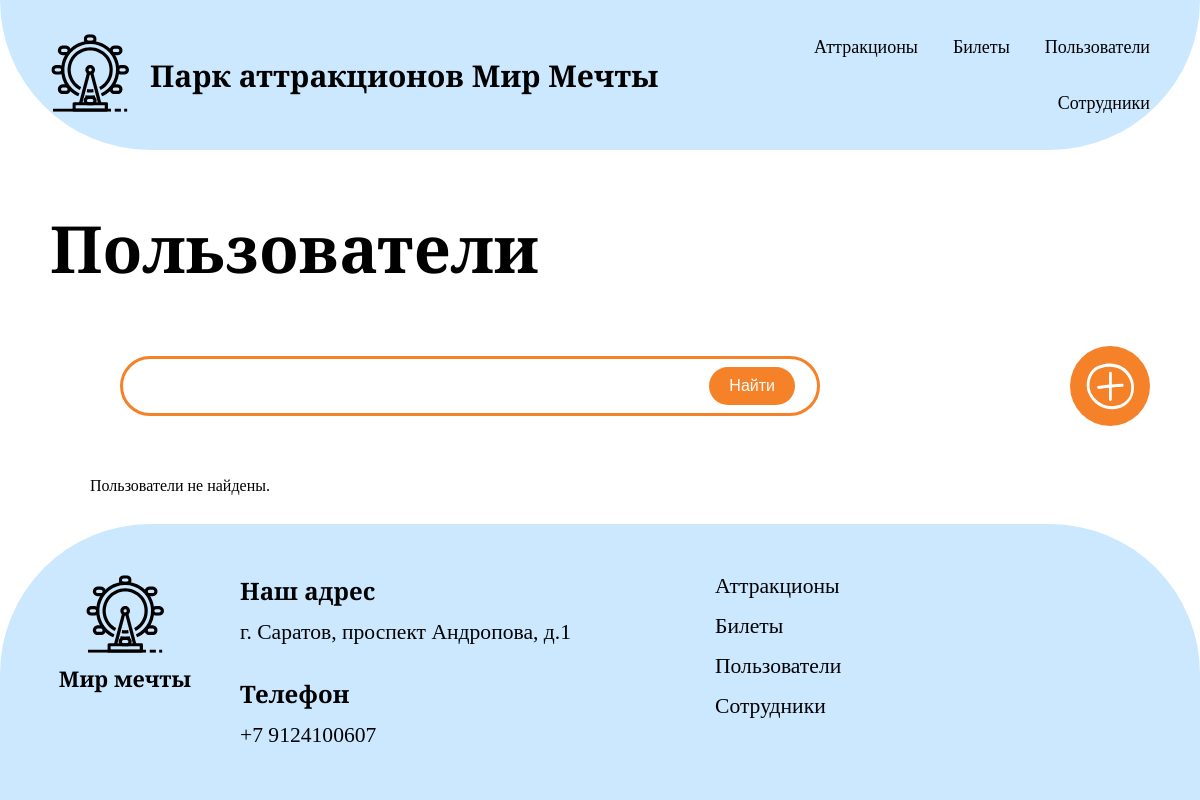
/users/, run on an earlier commit of the app's database.
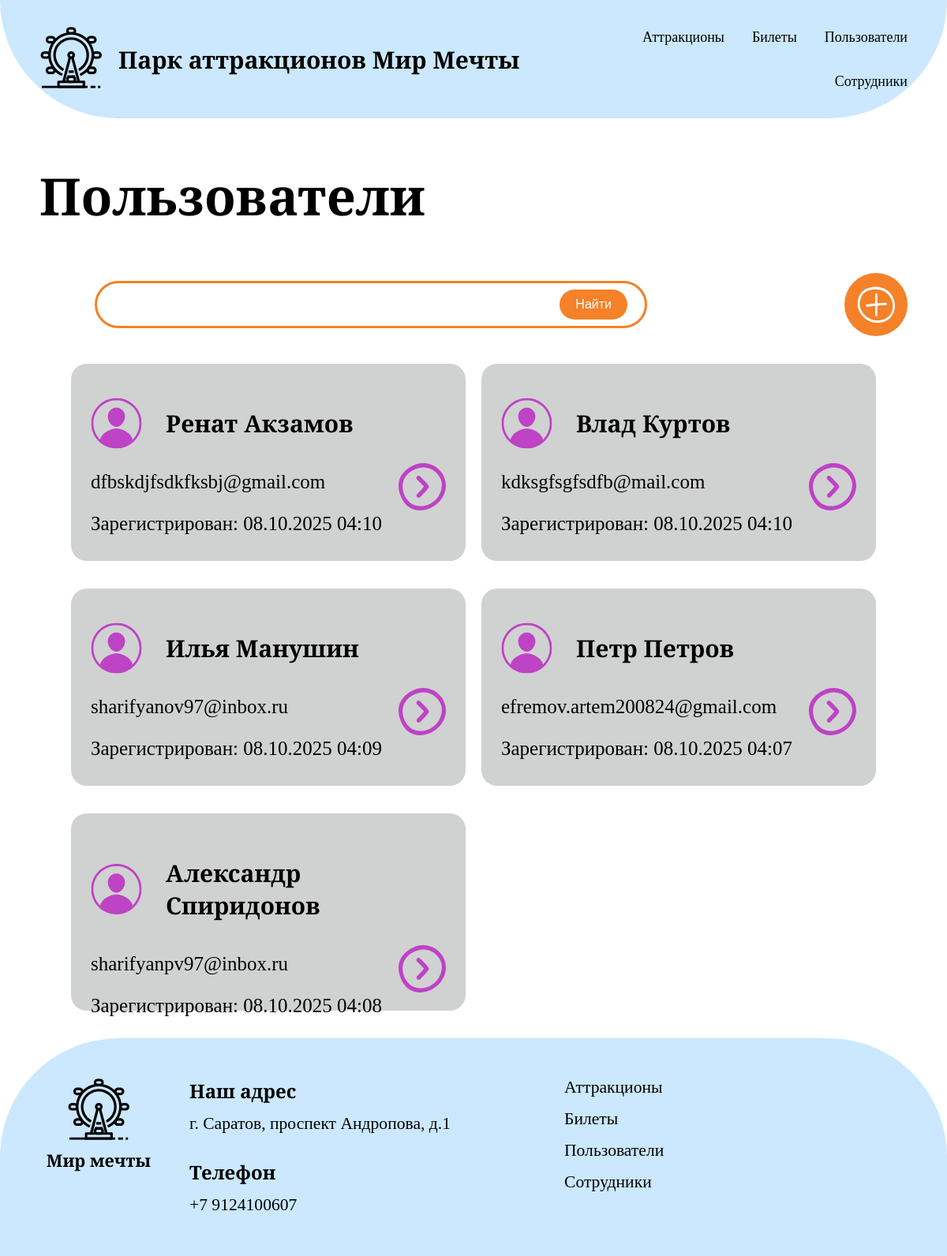
And on a later commit of the database.
### first_app/models.py (models this page shows, shortened)
class Users(models.Model):
    name = models.CharField(verbose_name='Имя', max_length=20)
    surname = models.CharField('Фамилия', max_length=25)
    birth_date = models.DateField('Дата рождения')
    phone_number = models.CharField('Номер телефона', max_length=20)
    email = models.EmailField('e-mail', max_length=100, unique=True)
    password_hash = models.CharField('Пароль', max_length=255)
    created_at = models.DateTimeField('Дата и время регистрации')
    profile_picture = models.ImageField('Фотография профиля', upload_to='users_photos/', null=True, blank=True)
    class Meta:
        verbose_name = "Пользователь"
        verbose_name_plural = "Пользователи"
        ordering = ["surname", "name"]
        indexes = [
            models.Index(fields=["surname"])
        ]

### first_app/views.py (the view)
# urls.py: path('users/', users, name='users'),
def users(request):
    all_users = Users.objects.all().order_by('surname', 'name')
    return render(request, 'users.html', {'users_list': all_users})

### first_app/templates/users.html
{% extends "base.html" %}
{% load static %}
{%block main%}
<div class="container">
    <section class="page-search">
        <h1 class="page-title">Пользователи</h1>
        <form class="search" action="/search" method="get">
            <div class="search-container">
                <input class="search-input" type="text" name="query">
                <button type="submit" class="search-button">Найти</button>
            </div>
            <img src="{% static 'images/add.svg' %}" alt="добавить" class="add">
        </form>
    </section>
    <section class="users-menu">
        {% for user_obj in users_list %}
        <div class="user-card">
            <div class="user-header">
                {% if user_obj.profile_picture %}
                <img src="{{ user_obj.profile_picture.url }}" alt="фото профиля {{ user_obj.name }}" class="profile-img">
                {% else %}
                <img src="{% static 'images/profile.co.svg' %}" alt="фото профиля" class="profile-img">
                {% endif %}
                <h3 class="user-name">{{ user_obj.name }} {{ user_obj.surname }}</h3>
            </div>
            <div class="erl">
                <div class="user-info">
                    <p class="email">{{ user_obj.email }}</p>
                    <p class="regist">Зарегистрирован: {{ user_obj.created_at|date:"d.m.Y H:i" }}</p>
                </div>
                <img src="{% static 'images/podrobnee.svg' %}" alt="Подробнее" class="podrobnee">
            </div>
        </div>
        {% empty %}
        <p>Пользователи не найдены.</p>
        {% endfor %}
    </section>
</div>
{%endblock%}

What changed in the data, as far as the page shows it:
added Users: name "Ренат", surname "Акзамов", email "dfbskdjfsdkfksbj@gmail.com", created_at "08.10.2025 04:10"
added Users: name "Влад", surname "Куртов", email "kdksgfsgfsdfb@mail.com", created_at "08.10.2025 04:10"
added Users: name "Илья", surname "Манушин", email "sharifyanov97@inbox.ru", created_at "08.10.2025 04:09"
added Users: name "Петр", surname "Петров", email "efremov.artem200824@gmail.com", created_at "08.10.2025 04:07"
added Users: name "Александр", surname "Спиридонов", email "sharifyanpv97@inbox.ru", created_at "08.10.2025 04:08"
Also different on the page:
text no longer shown: "Пользователи не найдены."
